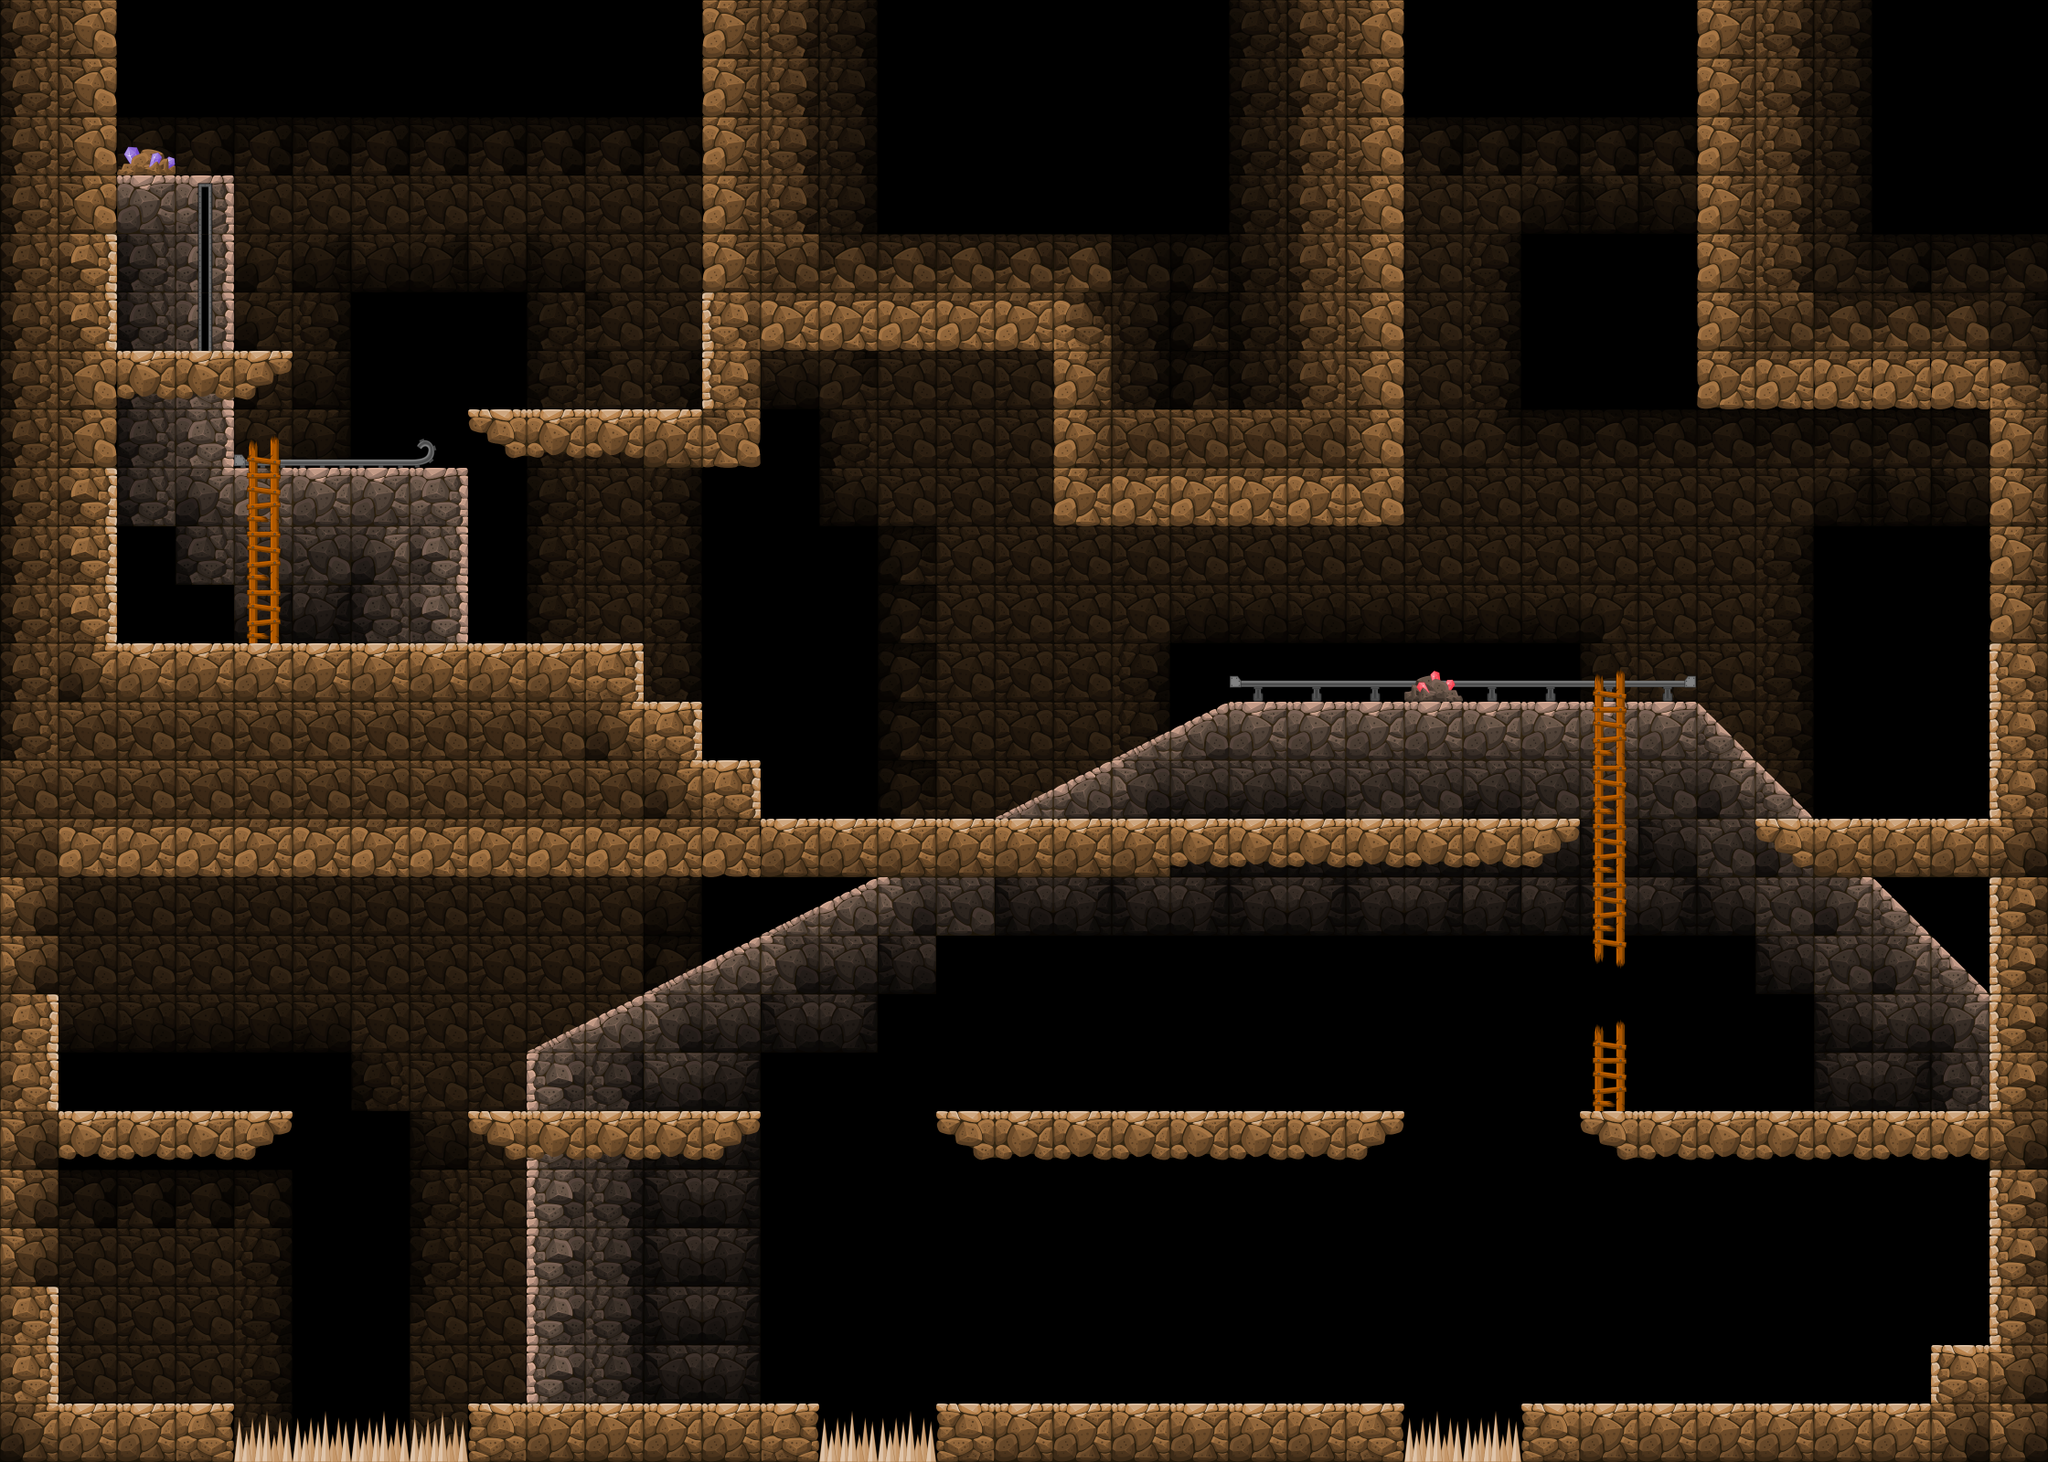

This game map was drawn from its Tiled (.tmx) file and the tilesets committed beside it. A one-line description and the trimmed map source follow:
An orthogonal 35x25 tile map with 64x64 px tiles, 3 tile layers (Hintergrund, LevelMiddleground, LevelFrontground), 1 hidden layer not drawn and 12 objects (4x Crystal, 3x Enemy, 3x Dynamite, Player, LevelExit).

<map version="1.0" orientation="orthogonal" renderorder="right-down" width="35" height="25" tilewidth="64" tileheight="64" nextobjectid="24">
 <tileset firstgid="1" source="minetiles.tsx" />
 <layer name="Hintergrund" width="35" height="25">
  <data>[875 cells, 569 non-empty, 14 distinct tile ids]</data>
 </layer>
 <layer name="LevelBackground" width="35" height="25" visible="0">
  <data>[875 cells, 0 non-empty, 0 distinct tile ids]</data>
 </layer>
 <layer name="LevelMiddleground" width="35" height="25">
  <data>[875 cells, 179 non-empty, 25 distinct tile ids]</data>
 </layer>
 <layer name="LevelFrontground" width="35" height="25">
  <data>[875 cells, 295 non-empty, 41 distinct tile ids]</data>
 </layer>
 <objectgroup name="Entities">
  <object id="1" name="Player" type="Player" x="134.667" y="241" width="135" height="135">
   <properties>
    <property name="spawnX" value="200" />
    <property name="spawnY" value="241" />
   </properties>
  </object>
  <object id="8" name="Enemy" type="Enemy" x="725.333" y="566.667" width="982.667" height="322.333">
   <properties>
    <property name="spawnX" value="1200" />
    <property name="spawnY" value="600" />
   </properties>
  </object>
  <object id="9" name="Crystal" type="Crystal" x="583.333" y="367.667" width="94" height="79">
   <properties>
    <property name="crystal_type" value="small" />
   </properties>
  </object>
  <object id="10" name="Crystal" type="Crystal" x="2013" y="812" width="94" height="79">
   <properties>
    <property name="crystal_type" value="normal" />
   </properties>
  </object>
  <object id="14" name="LevelExit" type="LevelExit" x="1934" y="1384.33" width="135" height="150" />
  <object id="15" name="Crystal" type="Crystal" x="624.667" y="1134.5" width="94" height="79">
   <properties>
    <property name="crystal_type" value="big" />
   </properties>
  </object>
  <object id="16" name="Crystal" type="Crystal" x="1245" y="1449.83" width="94" height="79">
   <properties>
    <property name="crystal_type" value="normal" />
   </properties>
  </object>
  <object id="17" name="Enemy" type="Enemy" x="1026.67" y="1002.67" width="513.333" height="210.5">
   <properties>
    <property name="spawnX" value="1200" />
    <property name="spawnY" value="1050" />
   </properties>
  </object>
  <object id="18" name="Enemy" type="Enemy" x="70" y="1002.08" width="249.667" height="204.92">
   <properties>
    <property name="spawnX" value="200" />
    <property name="spawnY" value="1050" />
   </properties>
  </object>
  <object id="19" name="Dynamite" type="Dynamite" x="2102" y="816" width="66" height="76" />
  <object id="20" name="Dynamite" type="Dynamite" x="528" y="1137" width="66" height="76" />
  <object id="23" name="Dynamite" type="Dynamite" x="2042" y="1135" width="66" height="76" />
 </objectgroup>
</map>
